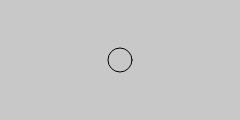
Frame 1 (no input)
Frame 60 (no input): identical to frame 1, image omitted
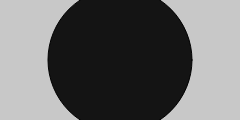
Frame 120 (the mouse pressed at the canvas centre since frame 60)

The p5.js sketch that drew these frames (run headless with seeded random() and noise() and a simulated clock; from frame 60 on, the mouse is pressed at the canvas centre):

// p5.js sketch
// ── sketch.js
var x = 120
var y = 60
var rad = 12

function setup() {
  createCanvas(240, 120)
  ellipseMode(RADIUS)
}

function draw() {
  background(200)
  var d = dist(mouseX, mouseY, x, y)
  if (d < rad) {
    rad++
    fill(20)
  } else {
    fill(200)
    rad = 12
  }
  ellipse(x, y, rad, rad)
}
